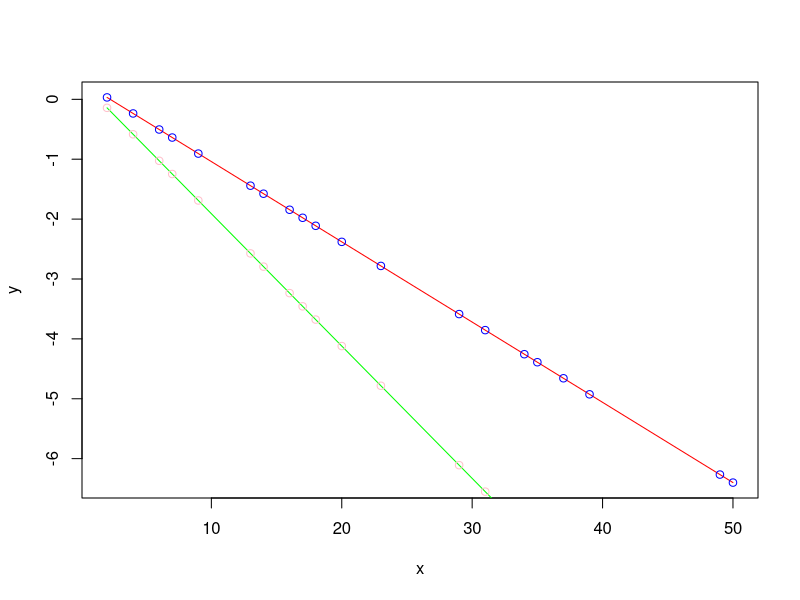

Generate this figure with R:
poly1d <- function(x,m=1,c=1){
return(m*x+c);
}
x = sample(1:50,20)
y = NA
index = 1
y = NA
while ( index <= length(x) ) {
y[index] = poly1d(x[index],m=-0.134,c=0.3);
index = index + 1 ;
}
plot(x,y,col='red',type='l')
points(x,y,col='blue')
y1 = NA
c = 1
while (c<=20) { 
y1[c]=poly1d(x[c],m=-0.221,c=0.3);
c = c + 1 ; 
}
lines(x,y1,col='green')
points(x,y1,col='pink')